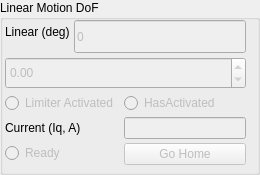
               <widget class="QGroupBox" name="linearGroupBox">
                <property name="sizePolicy">
                 <sizepolicy hsizetype="Preferred" vsizetype="Fixed">
                  <horstretch>0</horstretch>
                  <verstretch>0</verstretch>
                 </sizepolicy>
                </property>
                <property name="minimumSize">
                 <size>
                  <width>0</width>
                  <height>175</height>
                 </size>
                </property>
                <property name="maximumSize">
                 <size>
                  <width>16777215</width>
                  <height>175</height>
                 </size>
                </property>
                <property name="title">
                 <string>Linear Motion DoF</string>
                </property>
                <widget class="QWidget" name="verticalLayoutWidget_6">
                 <property name="geometry">
                  <rect>
                   <x>0</x>
                   <y>20</y>
                   <width>251</width>
                   <height>145</height>
                  </rect>
                 </property>
                 <layout class="QVBoxLayout" name="verticalLayout_7">
                  <property name="spacing">
                   <number>4</number>
                  </property>
                  <property name="leftMargin">
                   <number>5</number>
                  </property>
                  <property name="rightMargin">
                   <number>5</number>
                  </property>
                  <item>
                   <layout class="QFormLayout" name="formLayout_4">
                    <item row="0" column="0">
                     <widget class="QLabel" name="label_6">
                      <property name="text">
                       <string>Linear (deg)</string>
                      </property>
                     </widget>
                    </item>
                    <item row="0" column="1">
                     <widget class="QLineEdit" name="panelLinearLineEdit">
                      <property name="enabled">
                       <bool>false</bool>
                      </property>
                      <property name="sizePolicy">
                       <sizepolicy hsizetype="Expanding" vsizetype="Expanding">
                        <horstretch>0</horstretch>
                        <verstretch>0</verstretch>
                       </sizepolicy>
                      </property>
                      <property name="mouseTracking">
                       <bool>false</bool>
                      </property>
                      <property name="focusPolicy">
                       <enum>Qt::FocusPolicy::NoFocus</enum>
                      </property>
                      <property name="contextMenuPolicy">
                       <enum>Qt::ContextMenuPolicy::NoContextMenu</enum>
                      </property>
                      <property name="text">
                       <string>0</string>
                      </property>
                      <property name="readOnly">
                       <bool>true</bool>
                      </property>
                     </widget>
                    </item>
                   </layout>
                  </item>
                  <item>
                   <widget class="QDoubleSpinBox" name="panelLinearSpinBox">
                    <property name="enabled">
                     <bool>false</bool>
                    </property>
                    <property name="sizePolicy">
                     <sizepolicy hsizetype="Minimum" vsizetype="Expanding">
                      <horstretch>0</horstretch>
                      <verstretch>0</verstretch>
                     </sizepolicy>
                    </property>
                    <property name="minimum">
                     <double>-3600.000000000000000</double>
                    </property>
                    <property name="maximum">
                     <double>3600.000000000000000</double>
                    </property>
                    <property name="singleStep">
                     <double>36.000000000000000</double>
                    </property>
                   </widget>
                  </item>
                  <item>
                   <layout class="QFormLayout" name="formLayout_8">
                    <item row="2" column="0">
                     <widget class="QRadioButton" name="panelLinearReadyRadioButton">
                      <property name="enabled">
                       <bool>false</bool>
                      </property>
                      <property name="focusPolicy">
                       <enum>Qt::FocusPolicy::NoFocus</enum>
                      </property>
                      <property name="contextMenuPolicy">
                       <enum>Qt::ContextMenuPolicy::NoContextMenu</enum>
                      </property>
                      <property name="text">
                       <string>Ready</string>
                      </property>
                      <property name="autoExclusive">
                       <bool>false</bool>
                      </property>
                     </widget>
                    </item>
                    <item row="2" column="1">
                     <widget class="QPushButton" name="panelLinearAlignButton">
                      <property name="enabled">
                       <bool>false</bool>
                      </property>
                      <property name="text">
                       <string>Go Home</string>
                      </property>
                     </widget>
                    </item>
                    <item row="0" column="0">
                     <widget class="QRadioButton" name="panelLinearLimiterActivatedRadioButton">
                      <property name="enabled">
                       <bool>false</bool>
                      </property>
                      <property name="minimumSize">
                       <size>
                        <width>115</width>
                        <height>0</height>
                       </size>
                      </property>
                      <property name="maximumSize">
                       <size>
                        <width>115</width>
                        <height>16777215</height>
                       </size>
                      </property>
                      <property name="mouseTracking">
                       <bool>false</bool>
                      </property>
                      <property name="focusPolicy">
                       <enum>Qt::FocusPolicy::NoFocus</enum>
                      </property>
                      <property name="contextMenuPolicy">
                       <enum>Qt::ContextMenuPolicy::NoContextMenu</enum>
                      </property>
                      <property name="text">
                       <string>Limiter Activated</string>
                      </property>
                      <property name="checkable">
                       <bool>true</bool>
                      </property>
                      <property name="autoExclusive">
                       <bool>false</bool>
                      </property>
                     </widget>
                    </item>
                    <item row="0" column="1">
                     <widget class="QRadioButton" name="panelLinearLimiterHasActivatedRadioButton">
                      <property name="enabled">
                       <bool>false</bool>
                      </property>
                      <property name="focusPolicy">
                       <enum>Qt::FocusPolicy::NoFocus</enum>
                      </property>
                      <property name="contextMenuPolicy">
                       <enum>Qt::ContextMenuPolicy::NoContextMenu</enum>
                      </property>
                      <property name="text">
                       <string>HasActivated</string>
                      </property>
                      <property name="autoExclusive">
                       <bool>false</bool>
                      </property>
                     </widget>
                    </item>
                    <item row="1" column="0">
                     <widget class="QLabel" name="label_10">
                      <property name="text">
                       <string>Current (Iq, A)</string>
                      </property>
                     </widget>
                    </item>
                    <item row="1" column="1">
                     <widget class="QLineEdit" name="panelLinearIqEdit">
                      <property name="enabled">
                       <bool>false</bool>
                      </property>
                      <property name="mouseTracking">
                       <bool>false</bool>
                      </property>
                      <property name="focusPolicy">
                       <enum>Qt::FocusPolicy::NoFocus</enum>
                      </property>
                      <property name="contextMenuPolicy">
                       <enum>Qt::ContextMenuPolicy::NoContextMenu</enum>
                      </property>
                      <property name="readOnly">
                       <bool>true</bool>
                      </property>
                     </widget>
                    </item>
                   </layout>
                  </item>
                 </layout>
                </widget>
               </widget>
